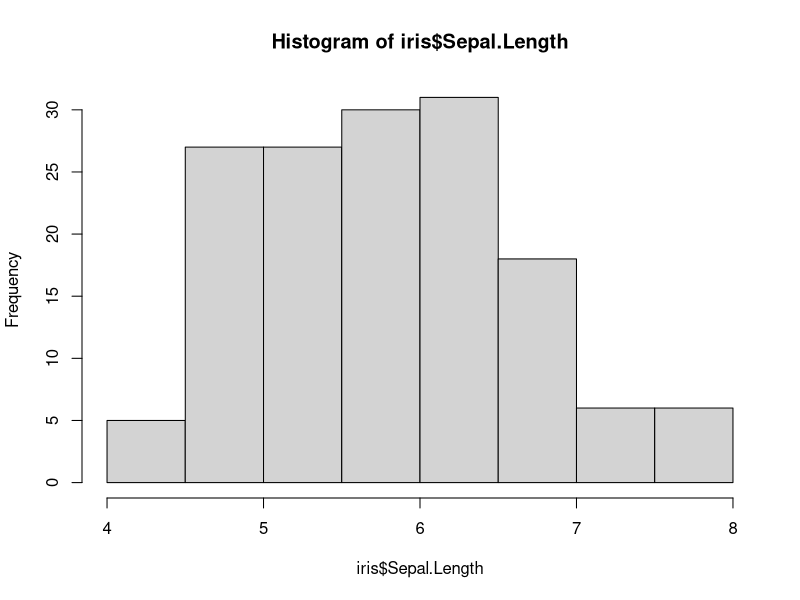
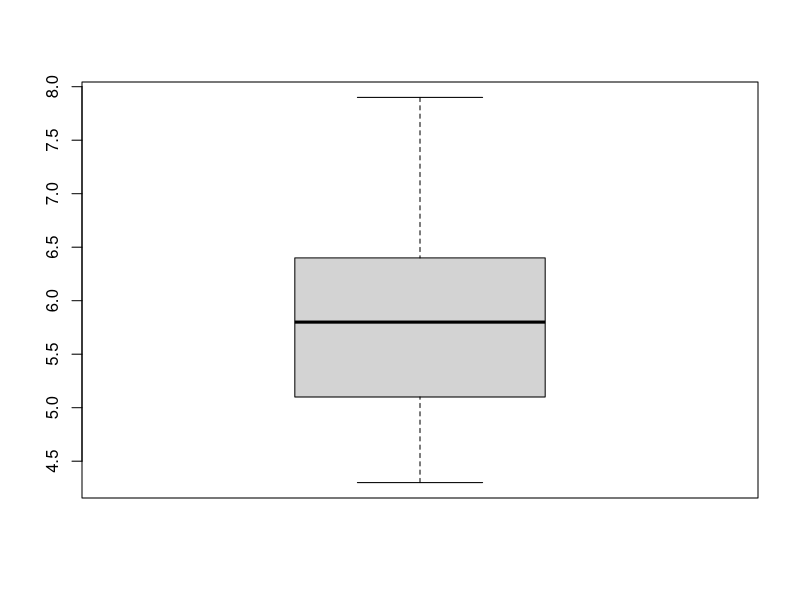
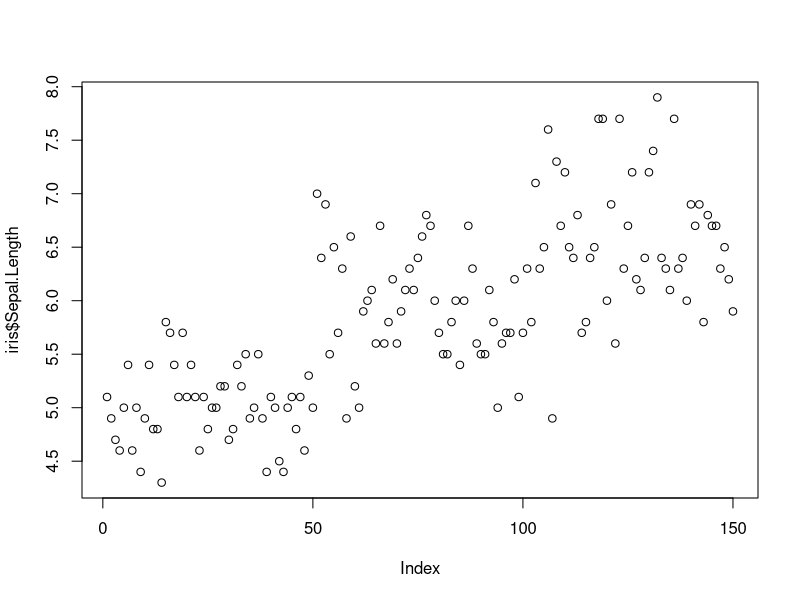
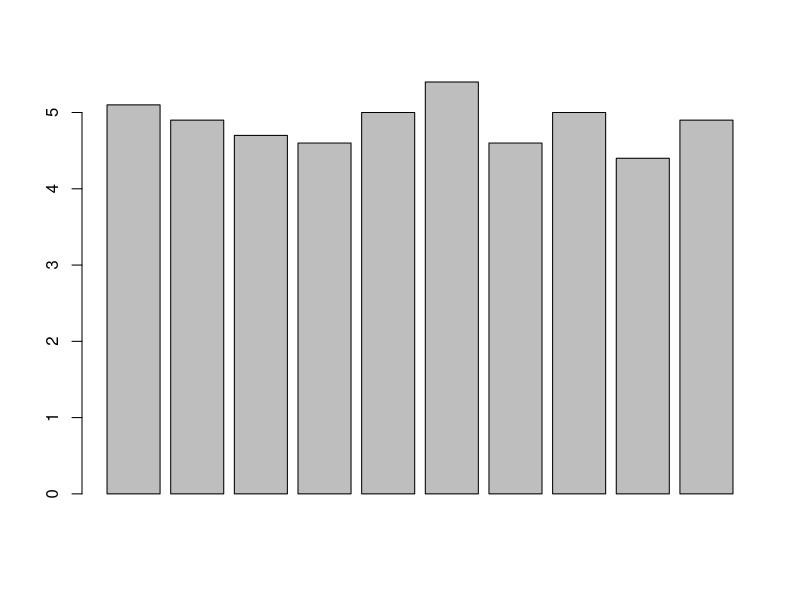
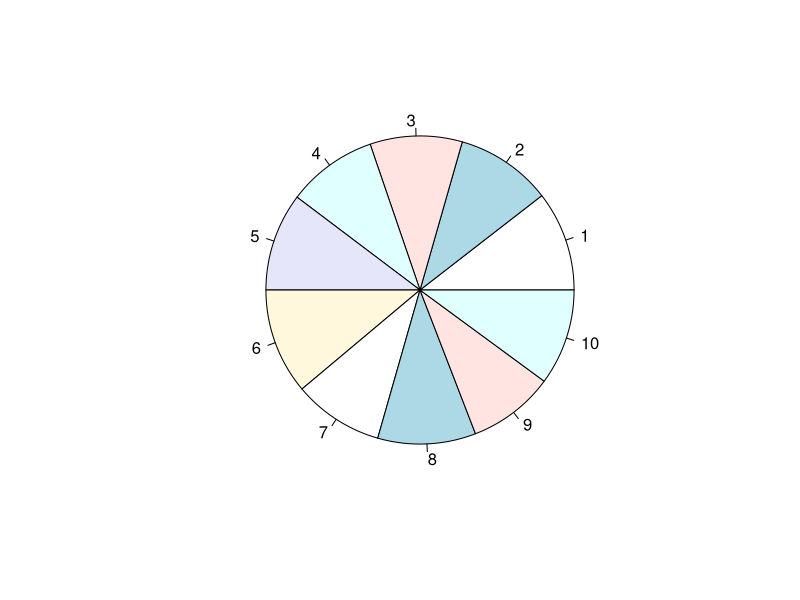

Source code (R) for these figures, in order: (Note: this script raises an error after producing the figures.)
#input data
data(iris)
data(cars)
# display the structure
str(iris)
# Take a peek
head(iris)
tail(iris)
# overall view of data
attributes(iris)
names(iris)
# Check distribution of every variable
summary(iris)
# Check mean
mean(iris$Sepal.Length)
# Check median
median(iris$Sepal.Length)
# Check range
range(iris$Sepal.Length)
# Check quartile
quantile(iris$Sepal.Length)
# Check variance
var(iris$Sepal.Length)
# check five-numbers: min, lower hinge, median, upper hinge, max
fivenum(iris$Sepal.Length)
# To display: 
# stats - five-numbers
# n - number of data
# conf - the lower and uppper extremes of notches
# out - number of potential outliers
boxplot.stats(iris$Sepal.Length) 
# find frequencies
table(iris$Sepal.Length)
# Pictorial representation
hist(iris$Sepal.Length)
boxplot(iris$Sepal.Length)
plot(iris$Sepal.Length)
barplot(iris$Sepal.Length[1:10])
pie(iris$Sepal.Length[1:10])
?scatterplot()

curve(dnorm(x, mean = mean(iris$Sepal.Length), sd = sd(iris$Sepal.Length)), add = TRUE)
hist(iris$Petal.Width)
curve(dnorm(x, mean = mean(iris$Petal.Width), sd = sd(iris$Petal.Width)), add = TRUE)
lines(density(iris$Petal.Width), col = "blue", lwd = 3)








